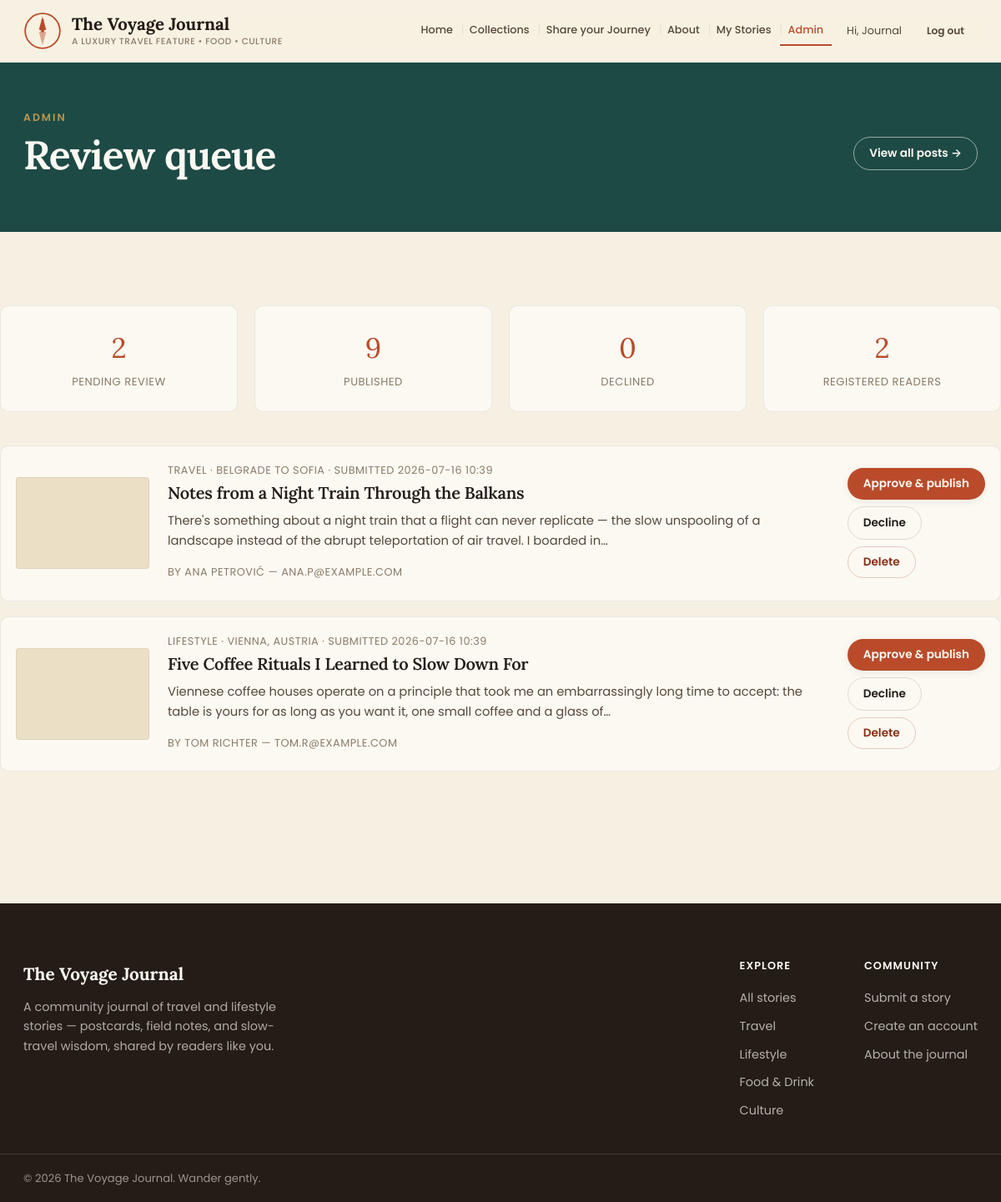
Page /admin/ (signed in) on the committed database.
### tables this page shows
CREATE TABLE users (
    id            INTEGER PRIMARY KEY AUTOINCREMENT,
    name          TEXT NOT NULL,
    email         TEXT UNIQUE NOT NULL,
    password_hash TEXT NOT NULL,
    role          TEXT NOT NULL DEFAULT 'user' CHECK (role IN ('user', 'admin')),
    created_at    TEXT NOT NULL DEFAULT (datetime('now'))
);

CREATE TABLE posts (
    id                   INTEGER PRIMARY KEY AUTOINCREMENT,
    title                TEXT NOT NULL,
    slug                 TEXT UNIQUE NOT NULL,
    excerpt              TEXT,
    content              TEXT NOT NULL,
    cover_image          TEXT,
    category             TEXT NOT NULL,
    location             TEXT,
    author_name          TEXT NOT NULL,
    author_email         TEXT,
    submitted_by_user_id INTEGER REFERENCES users(id) ON DELETE SET NULL,
    status               TEXT NOT NULL DEFAULT 'pending' CHECK (status IN ('pending', 'approved', 'rejected')),
    admin_note           TEXT,
    view_count           INTEGER NOT NULL DEFAULT 0,
    share_count          INTEGER NOT NULL DEFAULT 0,
    pinned               INTEGER NOT NULL DEFAULT 0,
    pinned_at            TEXT,
    created_at           TEXT NOT NULL DEFAULT (datetime('now')),
    approved_at          TEXT
);

### app/admin.py (the view)
@bp.route("/")
@admin_required
def dashboard():
    db = get_db()
    pending = db.execute(
        "SELECT * FROM posts WHERE status = 'pending' ORDER BY created_at ASC"
    ).fetchall()
    stats = {
        "pending": db.execute("SELECT COUNT(*) FROM posts WHERE status='pending'").fetchone()[0],
        "approved": db.execute("SELECT COUNT(*) FROM posts WHERE status='approved'").fetchone()[0],
        "rejected": db.execute("SELECT COUNT(*) FROM posts WHERE status='rejected'").fetchone()[0],
        "users": db.execute("SELECT COUNT(*) FROM users").fetchone()[0],
    }
    return render_template("admin_dashboard.html", pending=pending, stats=stats)

### app/db.py (called while the page is built)
def get_db():
    if "db" not in g:
        g.db = sqlite3.connect(
            current_app.config["DATABASE"],
            detect_types=sqlite3.PARSE_DECLTYPES,
        )
        g.db.row_factory = sqlite3.Row
        g.db.execute("PRAGMA foreign_keys = ON")
    return g.db

### app/utils.py (called while the page is built)
def load_logged_in_user():
    user_id = session.get("user_id")
    if user_id is None:
        g.user = None
    else:
        g.user = get_db().execute(
            "SELECT * FROM users WHERE id = ?", (user_id,)
        ).fetchone()

def admin_required(view):
    @functools.wraps(view)
    def wrapped_view(**kwargs):
        if g.user is None:
            flash("Please log in as an admin to continue.", "warning")
            return redirect(url_for("auth.login", next=request.path))
        if g.user["role"] != "admin":
            flash("That page is for admins only.", "error")
            return redirect(url_for("blog.home"))
        return view(**kwargs)
    return wrapped_view

def csrf_token() -> str:
    if "csrf_token" not in session:
        session["csrf_token"] = secrets.token_hex(24)
    return session["csrf_token"]

### templates/admin_dashboard.html (shortened to what this page needs)
{% extends "base.html" %}
{% block body_class %}page-admin{% endblock %}
{% block content %}
<section class="page-header page-header-admin">
  <div class="wrap admin-header-row">
    <div>
      <p class="eyebrow eyebrow-light">Admin</p>
      <h1>Review queue</h1>
    </div>
    <a class="btn btn-outline-light btn-sm" href="{{ url_for('admin.all_posts') }}">View all posts →</a>
  </div>
</section>
<section class="wrap section">
  <div class="stat-row">
    <div class="stat-card"><span class="stat-num">{{ stats.pending }}</span><span class="stat-label">Pending review</span></div>
    <div class="stat-card"><span class="stat-num">{{ stats.approved }}</span><span class="stat-label">Published</span></div>
    <div class="stat-card"><span class="stat-num">{{ stats.rejected }}</span><span class="stat-label">Declined</span></div>
    <div class="stat-card"><span class="stat-num">{{ stats.users }}</span><span class="stat-label">Registered readers</span></div>
  </div>
  {% if pending %}
  <div class="admin-list">
    {% for post in pending %}
    <div class="admin-item">
      <div class="admin-item-media">
      </div>
      <div class="admin-item-body">
        <p class="meta">{{ post.category }}{% if post.location %} · {{ post.location }}{% endif %} · submitted {{ post.created_at[:16] }}</p>
        <h3><a href="{{ url_for('blog.detail', slug=post.slug) }}">{{ post.title }}</a></h3>
        <p class="excerpt">{{ post.excerpt }}</p>
        <p class="meta">By {{ post.author_name }}{% if post.author_email %} — {{ post.author_email }}{% endif %}</p>
      </div>
      <div class="admin-item-actions">
        <form method="post" action="{{ url_for('admin.approve', post_id=post.id) }}">
          <button type="submit" class="btn btn-primary btn-sm">Approve &amp; publish</button>
        </form>
        <details class="reject-details">
          <summary class="btn btn-outline btn-sm">Decline</summary>
        </details>
        <form method="post" action="{{ url_for('admin.delete', post_id=post.id) }}"
              onsubmit='return confirm({{ ("Permanently delete “" ~ post.title ~ "”? This removes it, its photos, likes, and comments. This cannot be undone.") | tojson }})'>
          <button type="submit" class="btn btn-danger btn-sm">Delete</button>
        </form>
      </div>
    </div>
    {% endfor %}
  </div>
  {% else %}
  <div class="empty-state">
    <h3>All caught up</h3>
    <p>There are no stories waiting for review right now.</p>
  </div>
  {% endif %}
</section>
{% endblock %}

### templates/base.html (shortened to what this page needs)
<!DOCTYPE html>
<html lang="en">
<head>
<link rel="stylesheet" href="{{ url_for('static', filename='css/style.css') }}">
</head>
<body class="{% block body_class %}{% endblock %}">
<header class="site-header">
  <div class="wrap header-inner">
    <a class="brand" href="{{ url_for('blog.home') }}">
      <span class="brand-mark" aria-hidden="true">
        <svg viewBox="0 0 64 64" width="46" height="46">
          <text x="32" y="16" text-anchor="middle" font-size="6" fill="currentColor" font-family="Poppins, sans-serif" font-weight="600">N</text>
        </svg>
      </span>
      <span class="brand-text">
        <span class="brand-name">{{ site.name }}</span>
        <span class="brand-tagline">{{ site.header_tagline }}</span>
      </span>
    </a>
    <nav class="main-nav" aria-label="Primary">
      <a href="{{ url_for('blog.home') }}" class="{{ 'active' if request.endpoint == 'blog.home' else '' }}">Home</a>
      <a href="{{ url_for('blog.listing') }}" class="{{ 'active' if request.endpoint == 'blog.listing' else '' }}">Collections</a>
      <a href="{{ url_for('blog.submit') }}" class="{{ 'active' if request.endpoint == 'blog.submit' else '' }}">Share your Journey</a>
      <a href="{{ url_for('blog.about') }}" class="{{ 'active' if request.endpoint == 'blog.about' else '' }}">About</a>
      {% if current_user %}
      <a href="{{ url_for('blog.my_stories') }}" class="{{ 'active' if request.endpoint == 'blog.my_stories' else '' }}">My Stories</a>
      {% endif %}
      {% if current_user and current_user['role'] == 'admin' %}
      <a href="{{ url_for('admin.dashboard') }}" class="{{ 'active' if request.blueprint == 'admin' else '' }}">Admin</a>
      {% endif %}
    </nav>
    <div class="header-actions">
      {% if current_user %}
        <span class="header-user">Hi, {{ current_user['name'].split(' ')[0] }}</span>
        <a class="btn btn-ghost btn-sm" href="{{ url_for('auth.logout') }}">Log out</a>
      {% else %}
        <a class="btn btn-ghost btn-sm" href="{{ url_for('auth.login') }}">Log in</a>
        <a class="btn btn-primary btn-sm" href="{{ url_for('auth.signup') }}">Subscribe</a>
      {% endif %}
    </div>
  </div>
</header>
<main id="main">
{% block content %}{% endblock %}
</main>
<footer class="site-footer">
  <div class="wrap footer-inner">
    <div class="footer-brand">
      <span class="brand-name">{{ site.name }}</span>
      <p>{{ site.description }}</p>
    </div>
    <div class="footer-cols">
      <div>
        <h4>Explore</h4>
        <a href="{{ url_for('blog.listing') }}">All stories</a>
        {% for cat in categories[:4] %}
        <a href="{{ url_for('blog.listing', category=cat) }}">{{ cat }}</a>
        {% endfor %}
      </div>
      <div>
        <h4>Community</h4>
        <a href="{{ url_for('blog.submit') }}">Submit a story</a>
        <a href="{{ url_for('auth.signup') }}">Create an account</a>
        <a href="{{ url_for('blog.about') }}">About the journal</a>
      </div>
    </div>
  </div>
  <div class="wrap footer-bottom">
    <span>&copy; {{ 2026 }} {{ site.name }}. Wander gently.</span>
  </div>
</footer>
</body>
</html>

### rows in the picture
users: name "Journal"
posts: category "TRAVEL", location "BELGRADE TO SOFIA", created_at "2026-07-16 10:39", title "Notes from a Night Train Through the Balkans", excerpt "There's something about a night train that a flight can never replicate — the slow unspooling of a landscape instead of the abrupt teleportation of air travel. I boarded in…", author_name "ANA PETROVIĆ", author_email "ANA.P@EXAMPLE.COM"
posts: category "LIFESTYLE", location "VIENNA, AUSTRIA", created_at "2026-07-16 10:39", title "Five Coffee Rituals I Learned to Slow Down For", excerpt "Viennese coffee houses operate on a principle that took me an embarrassingly long time to accept: the table is yours for as long as you want it, one small coffee and a glass of…", author_name "TOM RICHTER", author_email "TOM.R@EXAMPLE.COM"

### other values in the picture
{{ site.name }} "The Voyage Journal"
{{ site.header_tagline }} "A LUXURY TRAVEL FEATURE • FOOD • CULTURE"
{{ stats.pending }} "2"
{{ stats.approved }} "9"
{{ stats.rejected }} "0"
{{ stats.users }} "2"
{{ site.description }} "A community journal of travel and lifestyle stories — postcards, field notes, and slow-travel wisdom, shared by readers like you."
{{ cat }} "Travel" "Lifestyle" "Food & Drink" "Culture"
{{ 2026 }} "2026"
